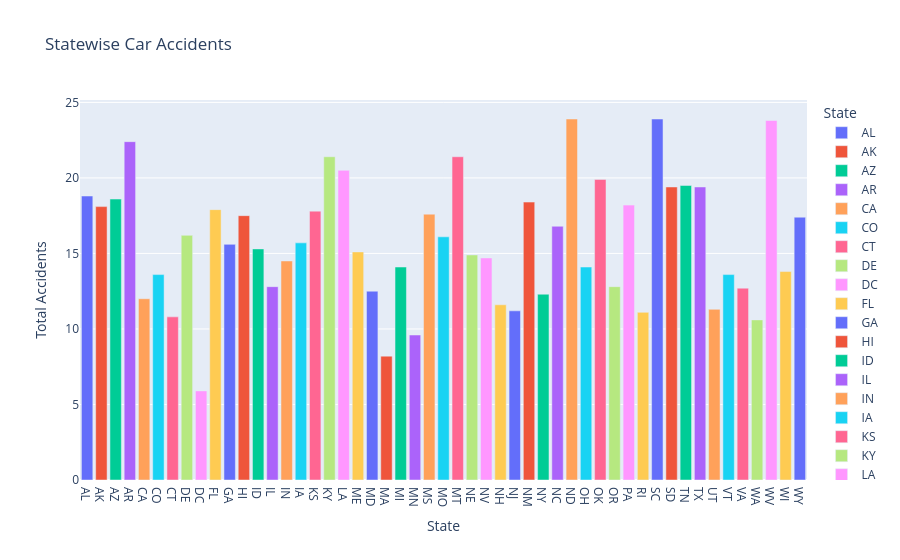

Notebook source saved alongside this figure:
### Code cell
#total accident by state
fig = px.bar(df, x='abbrev',y='total',
             title ='Statewise Car Accidents',
             labels = {'abbrev' : 'State', 'total' : 'Total Accidents'},
             color = 'abbrev'
             )
fig.show()

### Figure 1 — Plotly figure (JSON) as saved in the notebook; plotly's stock layout.template omitted (floating-point values rounded to 4 significant figures)
{"data": [{"hovertemplate": "State=%{x}<br>Total Accidents=%{y}<extra></extra>", "legendgroup": "AL", "marker": {"color": "#636efa", "pattern": {"shape": ""}}, "name": "AL", "orientation": "v", "showlegend": true, "textposition": "auto", "type": "bar", "x": ["AL"], "xaxis": "x", "y": [18.8], "yaxis": "y"}, {"hovertemplate": "State=%{x}<br>Total Accidents=%{y}<extra></extra>", "legendgroup": "AK", "marker": {"color": "#EF553B", "pattern": {"shape": ""}}, "name": "AK", "orientation": "v", "showlegend": true, "textposition": "auto", "type": "bar", "x": ["AK"], "xaxis": "x", "y": [18.1], "yaxis": "y"}, {"hovertemplate": "State=%{x}<br>Total Accidents=%{y}<extra></extra>", "legendgroup": "AZ", "marker": {"color": "#00cc96", "pattern": {"shape": ""}}, "name": "AZ", "orientation": "v", "showlegend": true, "textposition": "auto", "type": "bar", "x": ["AZ"], "xaxis": "x", "y": [18.6], "yaxis": "y"}, {"hovertemplate": "State=%{x}<br>Total Accidents=%{y}<extra></extra>", "legendgroup": "AR", "marker": {"color": "#ab63fa", "pattern": {"shape": ""}}, "name": "AR", "orientation": "v", "showlegend": true, "textposition": "auto", "type": "bar", "x": ["AR"], "xaxis": "x", "y": [22.4], "yaxis": "y"}, {"hovertemplate": "State=%{x}<br>Total Accidents=%{y}<extra></extra>", "legendgroup": "CA", "marker": {"color": "#FFA15A", "pattern": {"shape": ""}}, "name": "CA", "orientation": "v", "showlegend": true, "textposition": "auto", "type": "bar", "x": ["CA"], "xaxis": "x", "y": [12.0], "yaxis": "y"}, {"hovertemplate": "State=%{x}<br>Total Accidents=%{y}<extra></extra>", "legendgroup": "CO", "marker": {"color": "#19d3f3", "pattern": {"shape": ""}}, "name": "CO", "orientation": "v", "showlegend": true, "textposition": "auto", "type": "bar", "x": ["CO"], "xaxis": "x", "y": [13.6], "yaxis": "y"}, {"hovertemplate": "State=%{x}<br>Total Accidents=%{y}<extra></extra>", "legendgroup": "CT", "marker": {"color": "#FF6692", "pattern": {"shape": ""}}, "name": "CT", "orientation": "v", "showlegend": true, "textposition": "auto", "type": "bar", "x": ["CT"], "xaxis": "x", "y": [10.8], "yaxis": "y"}, {"hovertemplate": "State=%{x}<br>Total Accidents=%{y}<extra></extra>", "legendgroup": "DE", "marker": {"color": "#B6E880", "pattern": {"shape": ""}}, "name": "DE", "orientation": "v", "showlegend": true, "textposition": "auto", "type": "bar", "x": ["DE"], "xaxis": "x", "y": [16.2], "yaxis": "y"}, {"hovertemplate": "State=%{x}<br>Total Accidents=%{y}<extra></extra>", "legendgroup": "DC", "marker": {"color": "#FF97FF", "pattern": {"shape": ""}}, "name": "DC", "orientation": "v", "showlegend": true, "textposition": "auto", "type": "bar", "x": ["DC"], "xaxis": "x", "y": [5.9], "yaxis": "y"}, {"hovertemplate": "State=%{x}<br>Total Accidents=%{y}<extra></extra>", "legendgroup": "FL", "marker": {"color": "#FECB52", "pattern": {"shape": ""}}, "name": "FL", "orientation": "v", "showlegend": true, "textposition": "auto", "type": "bar", "x": ["FL"], "xaxis": "x", "y": [17.9], "yaxis": "y"}, {"hovertemplate": "State=%{x}<br>Total Accidents=%{y}<extra></extra>", "legendgroup": "GA", "marker": {"color": "#636efa", "pattern": {"shape": ""}}, "name": "GA", "orientation": "v", "showlegend": true, "textposition": "auto", "type": "bar", "x": ["GA"], "xaxis": "x", "y": [15.6], "yaxis": "y"}, {"hovertemplate": "State=%{x}<br>Total Accidents=%{y}<extra></extra>", "legendgroup": "HI", "marker": {"color": "#EF553B", "pattern": {"shape": ""}}, "name": "HI", "orientation": "v", "showlegend": true, "textposition": "auto", "type": "bar", "x": ["HI"], "xaxis": "x", "y": [17.5], "yaxis": "y"}, {"hovertemplate": "State=%{x}<br>Total Accidents=%{y}<extra></extra>", "legendgroup": "ID", "marker": {"color": "#00cc96", "pattern": {"shape": ""}}, "name": "ID", "orientation": "v", "showlegend": true, "textposition": "auto", "type": "bar", "x": ["ID"], "xaxis": "x", "y": [15.3], "yaxis": "y"}, {"hovertemplate": "State=%{x}<br>Total Accidents=%{y}<extra></extra>", "legendgroup": "IL", "marker": {"color": "#ab63fa", "pattern": {"shape": ""}}, "name": "IL", "orientation": "v", "showlegend": true, "textposition": "auto", "type": "bar", "x": ["IL"], "xaxis": "x", "y": [12.8], "yaxis": "y"}, {"hovertemplate": "State=%{x}<br>Total Accidents=%{y}<extra></extra>", "legendgroup": "IN", "marker": {"color": "#FFA15A", "pattern": {"shape": ""}}, "name": "IN", "orientation": "v", "showlegend": true, "textposition": "auto", "type": "bar", "x": ["IN"], "xaxis": "x", "y": [14.5], "yaxis": "y"}, {"hovertemplate": "State=%{x}<br>Total Accidents=%{y}<extra></extra>", "legendgroup": "IA", "marker": {"color": "#19d3f3", "pattern": {"shape": ""}}, "name": "IA", "orientation": "v", "showlegend": true, "textposition": "auto", "type": "bar", "x": ["IA"], "xaxis": "x", "y": [15.7], "yaxis": "y"}, {"hovertemplate": "State=%{x}<br>Total Accidents=%{y}<extra></extra>", "legendgroup": "KS", "marker": {"color": "#FF6692", "pattern": {"shape": ""}}, "name": "KS", "orientation": "v", "showlegend": true, "textposition": "auto", "type": "bar", "x": ["KS"], "xaxis": "x", "y": [17.8], "yaxis": "y"}, {"hovertemplate": "State=%{x}<br>Total Accidents=%{y}<extra></extra>", "legendgroup": "KY", "marker": {"color": "#B6E880", "pattern": {"shape": ""}}, "name": "KY", "orientation": "v", "showlegend": true, "textposition": "auto", "type": "bar", "x": ["KY"], "xaxis": "x", "y": [21.4], "yaxis": "y"}, {"hovertemplate": "State=%{x}<br>Total Accidents=%{y}<extra></extra>", "legendgroup": "LA", "marker": {"color": "#FF97FF", "pattern": {"shape": ""}}, "name": "LA", "orientation": "v", "showlegend": true, "textposition": "auto", "type": "bar", "x": ["LA"], "xaxis": "x", "y": [20.5], "yaxis": "y"}, {"hovertemplate": "State=%{x}<br>Total Accidents=%{y}<extra></extra>", "legendgroup": "ME", "marker": {"color": "#FECB52", "pattern": {"shape": ""}}, "name": "ME", "orientation": "v", "showlegend": true, "textposition": "auto", "type": "bar", "x": ["ME"], "xaxis": "x", "y": [15.1], "yaxis": "y"}, {"hovertemplate": "State=%{x}<br>Total Accidents=%{y}<extra></extra>", "legendgroup": "MD", "marker": {"color": "#636efa", "pattern": {"shape": ""}}, "name": "MD", "orientation": "v", "showlegend": true, "textposition": "auto", "type": "bar", "x": ["MD"], "xaxis": "x", "y": [12.5], "yaxis": "y"}, {"hovertemplate": "State=%{x}<br>Total Accidents=%{y}<extra></extra>", "legendgroup": "MA", "marker": {"color": "#EF553B", "pattern": {"shape": ""}}, "name": "MA", "orientation": "v", "showlegend": true, "textposition": "auto", "type": "bar", "x": ["MA"], "xaxis": "x", "y": [8.2], "yaxis": "y"}, {"hovertemplate": "State=%{x}<br>Total Accidents=%{y}<extra></extra>", "legendgroup": "MI", "marker": {"color": "#00cc96", "pattern": {"shape": ""}}, "name": "MI", "orientation": "v", "showlegend": true, "textposition": "auto", "type": "bar", "x": ["MI"], "xaxis": "x", "y": [14.1], "yaxis": "y"}, {"hovertemplate": "State=%{x}<br>Total Accidents=%{y}<extra></extra>", "legendgroup": "MN", "marker": {"color": "#ab63fa", "pattern": {"shape": ""}}, "name": "MN", "orientation": "v", "showlegend": true, "textposition": "auto", "type": "bar", "x": ["MN"], "xaxis": "x", "y": [9.6], "yaxis": "y"}, {"hovertemplate": "State=%{x}<br>Total Accidents=%{y}<extra></extra>", "legendgroup": "MS", "marker": {"color": "#FFA15A", "pattern": {"shape": ""}}, "name": "MS", "orientation": "v", "showlegend": true, "textposition": "auto", "type": "bar", "x": ["MS"], "xaxis": "x", "y": [17.6], "yaxis": "y"}, {"hovertemplate": "State=%{x}<br>Total Accidents=%{y}<extra></extra>", "legendgroup": "MO", "marker": {"color": "#19d3f3", "pattern": {"shape": ""}}, "name": "MO", "orientation": "v", "showlegend": true, "textposition": "auto", "type": "bar", "x": ["MO"], "xaxis": "x", "y": [16.1], "yaxis": "y"}, {"hovertemplate": "State=%{x}<br>Total Accidents=%{y}<extra></extra>", "legendgroup": "MT", "marker": {"color": "#FF6692", "pattern": {"shape": ""}}, "name": "MT", "orientation": "v", "showlegend": true, "textposition": "auto", "type": "bar", "x": ["MT"], "xaxis": "x", "y": [21.4], "yaxis": "y"}, {"hovertemplate": "State=%{x}<br>Total Accidents=%{y}<extra></extra>", "legendgroup": "NE", "marker": {"color": "#B6E880", "pattern": {"shape": ""}}, "name": "NE", "orientation": "v", "showlegend": true, "textposition": "auto", "type": "bar", "x": ["NE"], "xaxis": "x", "y": [14.9], "yaxis": "y"}, {"hovertemplate": "State=%{x}<br>Total Accidents=%{y}<extra></extra>", "legendgroup": "NV", "marker": {"color": "#FF97FF", "pattern": {"shape": ""}}, "name": "NV", "orientation": "v", "showlegend": true, "textposition": "auto", "type": "bar", "x": ["NV"], "xaxis": "x", "y": [14.7], "yaxis": "y"}, {"hovertemplate": "State=%{x}<br>Total Accidents=%{y}<extra></extra>", "legendgroup": "NH", "marker": {"color": "#FECB52", "pattern": {"shape": ""}}, "name": "NH", "orientation": "v", "showlegend": true, "textposition": "auto", "type": "bar", "x": ["NH"], "xaxis": "x", "y": [11.6], "yaxis": "y"}, {"hovertemplate": "State=%{x}<br>Total Accidents=%{y}<extra></extra>", "legendgroup": "NJ", "marker": {"color": "#636efa", "pattern": {"shape": ""}}, "name": "NJ", "orientation": "v", "showlegend": true, "textposition": "auto", "type": "bar", "x": ["NJ"], "xaxis": "x", "y": [11.2], "yaxis": "y"}, {"hovertemplate": "State=%{x}<br>Total Accidents=%{y}<extra></extra>", "legendgroup": "NM", "marker": {"color": "#EF553B", "pattern": {"shape": ""}}, "name": "NM", "orientation": "v", "showlegend": true, "textposition": "auto", "type": "bar", "x": ["NM"], "xaxis": "x", "y": [18.4], "yaxis": "y"}, {"hovertemplate": "State=%{x}<br>Total Accidents=%{y}<extra></extra>", "legendgroup": "NY", "marker": {"color": "#00cc96", "pattern": {"shape": ""}}, "name": "NY", "orientation": "v", "showlegend": true, "textposition": "auto", "type": "bar", "x": ["NY"], "xaxis": "x", "y": [12.3], "yaxis": "y"}, {"hovertemplate": "State=%{x}<br>Total Accidents=%{y}<extra></extra>", "legendgroup": "NC", "marker": {"color": "#ab63fa", "pattern": {"shape": ""}}, "name": "NC", "orientation": "v", "showlegend": true, "textposition": "auto", "type": "bar", "x": ["NC"], "xaxis": "x", "y": [16.8], "yaxis": "y"}, {"hovertemplate": "State=%{x}<br>Total Accidents=%{y}<extra></extra>", "legendgroup": "ND", "marker": {"color": "#FFA15A", "pattern": {"shape": ""}}, "name": "ND", "orientation": "v", "showlegend": true, "textposition": "auto", "type": "bar", "x": ["ND"], "xaxis": "x", "y": [23.9], "yaxis": "y"}, {"hovertemplate": "State=%{x}<br>Total Accidents=%{y}<extra></extra>", "legendgroup": "OH", "marker": {"color": "#19d3f3", "pattern": {"shape": ""}}, "name": "OH", "orientation": "v", "showlegend": true, "textposition": "auto", "type": "bar", "x": ["OH"], "xaxis": "x", "y": [14.1], "yaxis": "y"}, {"hovertemplate": "State=%{x}<br>Total Accidents=%{y}<extra></extra>", "legendgroup": "OK", "marker": {"color": "#FF6692", "pattern": {"shape": ""}}, "name": "OK", "orientation": "v", "showlegend": true, "textposition": "auto", "type": "bar", "x": ["OK"], "xaxis": "x", "y": [19.9], "yaxis": "y"}, {"hovertemplate": "State=%{x}<br>Total Accidents=%{y}<extra></extra>", "legendgroup": "OR", "marker": {"color": "#B6E880", "pattern": {"shape": ""}}, "name": "OR", "orientation": "v", "showlegend": true, "textposition": "auto", "type": "bar", "x": ["OR"], "xaxis": "x", "y": [12.8], "yaxis": "y"}, {"hovertemplate": "State=%{x}<br>Total Accidents=%{y}<extra></extra>", "legendgroup": "PA", "marker": {"color": "#FF97FF", "pattern": {"shape": ""}}, "name": "PA", "orientation": "v", "showlegend": true, "textposition": "auto", "type": "bar", "x": ["PA"], "xaxis": "x", "y": [18.2], "yaxis": "y"}, {"hovertemplate": "State=%{x}<br>Total Accidents=%{y}<extra></extra>", "legendgroup": "RI", "marker": {"color": "#FECB52", "pattern": {"shape": ""}}, "name": "RI", "orientation": "v", "showlegend": true, "textposition": "auto", "type": "bar", "x": ["RI"], "xaxis": "x", "y": [11.1], "yaxis": "y"}, {"hovertemplate": "State=%{x}<br>Total Accidents=%{y}<extra></extra>", "legendgroup": "SC", "marker": {"color": "#636efa", "pattern": {"shape": ""}}, "name": "SC", "orientation": "v", "showlegend": true, "textposition": "auto", "type": "bar", "x": ["SC"], "xaxis": "x", "y": [23.9], "yaxis": "y"}, {"hovertemplate": "State=%{x}<br>Total Accidents=%{y}<extra></extra>", "legendgroup": "SD", "marker": {"color": "#EF553B", "pattern": {"shape": ""}}, "name": "SD", "orientation": "v", "showlegend": true, "textposition": "auto", "type": "bar", "x": ["SD"], "xaxis": "x", "y": [19.4], "yaxis": "y"}, {"hovertemplate": "State=%{x}<br>Total Accidents=%{y}<extra></extra>", "legendgroup": "TN", "marker": {"color": "#00cc96", "pattern": {"shape": ""}}, "name": "TN", "orientation": "v", "showlegend": true, "textposition": "auto", "type": "bar", "x": ["TN"], "xaxis": "x", "y": [19.5], "yaxis": "y"}, {"hovertemplate": "State=%{x}<br>Total Accidents=%{y}<extra></extra>", "legendgroup": "TX", "marker": {"color": "#ab63fa", "pattern": {"shape": ""}}, "name": "TX", "orientation": "v", "showlegend": true, "textposition": "auto", "type": "bar", "x": ["TX"], "xaxis": "x", "y": [19.4], "yaxis": "y"}, {"hovertemplate": "State=%{x}<br>Total Accidents=%{y}<extra></extra>", "legendgroup": "UT", "marker": {"color": "#FFA15A", "pattern": {"shape": ""}}, "name": "UT", "orientation": "v", "showlegend": true, "textposition": "auto", "type": "bar", "x": ["UT"], "xaxis": "x", "y": [11.3], "yaxis": "y"}, {"hovertemplate": "State=%{x}<br>Total Accidents=%{y}<extra></extra>", "legendgroup": "VT", "marker": {"color": "#19d3f3", "pattern": {"shape": ""}}, "name": "VT", "orientation": "v", "showlegend": true, "textposition": "auto", "type": "bar", "x": ["VT"], "xaxis": "x", "y": [13.6], "yaxis": "y"}, {"hovertemplate": "State=%{x}<br>Total Accidents=%{y}<extra></extra>", "legendgroup": "VA", "marker": {"color": "#FF6692", "pattern": {"shape": ""}}, "name": "VA", "orientation": "v", "showlegend": true, "textposition": "auto", "type": "bar", "x": ["VA"], "xaxis": "x", "y": [12.7], "yaxis": "y"}, {"hovertemplate": "State=%{x}<br>Total Accidents=%{y}<extra></extra>", "legendgroup": "WA", "marker": {"color": "#B6E880", "pattern": {"shape": ""}}, "name": "WA", "orientation": "v", "showlegend": true, "textposition": "auto", "type": "bar", "x": ["WA"], "xaxis": "x", "y": [10.6], "yaxis": "y"}, {"hovertemplate": "State=%{x}<br>Total Accidents=%{y}<extra></extra>", "legendgroup": "WV", "marker": {"color": "#FF97FF", "pattern": {"shape": ""}}, "name": "WV", "orientation": "v", "showlegend": true, "textposition": "auto", "type": "bar", "x": ["WV"], "xaxis": "x", "y": [23.8], "yaxis": "y"}, {"hovertemplate": "State=%{x}<br>Total Accidents=%{y}<extra></extra>", "legendgroup": "WI", "marker": {"color": "#FECB52", "pattern": {"shape": ""}}, "name": "WI", "orientation": "v", "showlegend": true, "textposition": "auto", "type": "bar", "x": ["WI"], "xaxis": "x", "y": [13.8], "yaxis": "y"}, {"hovertemplate": "State=%{x}<br>Total Accidents=%{y}<extra></extra>", "legendgroup": "WY", "marker": {"color": "#636efa", "pattern": {"shape": ""}}, "name": "WY", "orientation": "v", "showlegend": true, "textposition": "auto", "type": "bar", "x": ["WY"], "xaxis": "x", "y": [17.4], "yaxis": "y"}], "layout": {"barmode": "relative", "legend": {"title": {"text": "State"}, "tracegroupgap": 0}, "title": {"text": "Statewise Car Accidents"}, "xaxis": {"anchor": "y", "categoryarray": ["AL", "AK", "AZ", "AR", "CA", "CO", "CT", "DE", "DC", "FL", "GA", "HI", "ID", "IL", "IN", "IA", "KS", "KY", "LA", "ME", "MD", "MA", "MI", "MN", "MS", "MO", "MT", "NE", "NV", "NH", "NJ", "NM", "NY", "NC", "ND", "OH", "OK", "OR", "PA", "RI", "SC", "SD", "TN", "TX", "UT", "VT", "VA", "WA", "WV", "WI", "WY"], "categoryorder": "array", "domain": [0, 1], "title": {"text": "State"}}, "yaxis": {"anchor": "x", "domain": [0, 1], "title": {"text": "Total Accidents"}}}}
